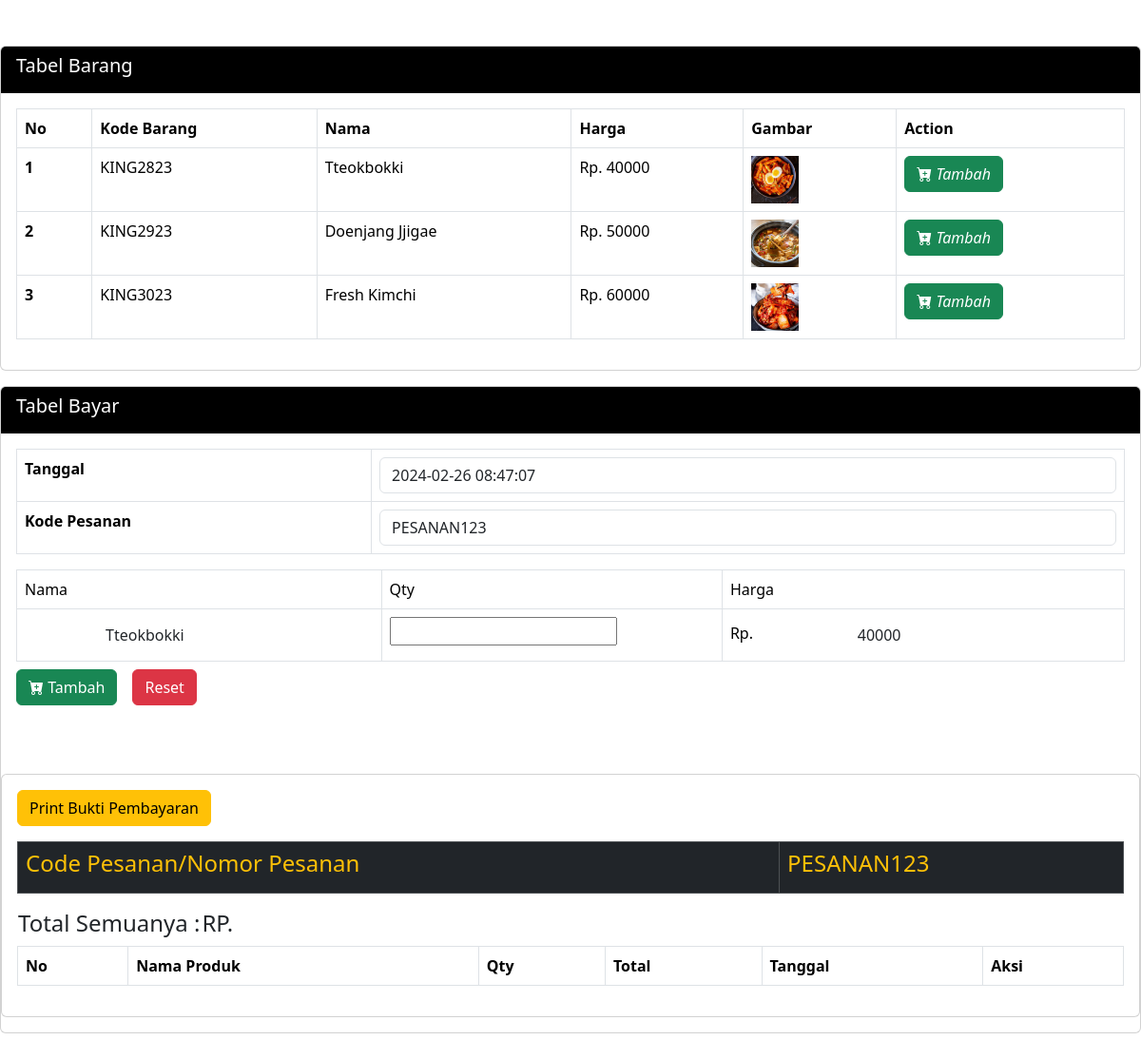
Screenshot of /app/keranjang.php?idb=KING2823 (signed in) with the database file from the repository.
### tables this page shows
CREATE TABLE `menu` (
  `id` int(11) NOT NULL,
  `kode_barang` varchar(100) NOT NULL,
  `nama_produk` varchar(50) NOT NULL,
  `harga` int(100) NOT NULL,
  `detail` text NOT NULL,
  `gambar` varchar(80) NOT NULL
);

CREATE TABLE `keranjang_detail` (
  `id` int(11) NOT NULL,
  `kode_pesanan` varchar(255) NOT NULL,
  `nama_produk` varchar(255) NOT NULL,
  `qty` int(100) NOT NULL,
  `total` int(255) NOT NULL,
  `tgl` varchar(100) NOT NULL
);

### app/keranjang.php (the view, shortened to what this page needs)
<?php
include "boot.php";
?>
<div class="">
	<div class="row mt-5">
		<div class="col-sm-12">
			<div class="card card-black mb-3">
				<div class="card-header bg-black text-white">
					<h5>Tabel Barang</h5>
				</div>
				<div class="card-body">
					<table class="table table-bordered">
						<thead>
							<th>No</th>
							<th>Kode Barang</th>
							<th>Nama</th>
							<th>Harga</th>
							<th>Gambar</th>
							<th>Action</th>
						</thead>
						<?php
							include "koneksi.php";
							$tampil = $konek->query("select*from menu");
							while ($s = mysqli_fetch_array($tampil)) {
								@$no++;
						?>
						<tbody>
							<tr>
								<th scope="row"><?= $no; ?></th>
								<td><?= $s['kode_barang'] ?></td>
								<td><?= $s['nama_produk'] ?></td>
								<td>Rp. <?= $s['harga'] ?></td>
								<td><img src="img/<?= $s['gambar']; ?>" alt="..." width="50"></td>
								<td>
									<button onclick="document.location='?idb=<?=$s['kode_barang']?>'" class="btn btn-success" type="submit">
										<i class="bi bi-cart-plus-fill"> Tambah</i>
									</button>
								</td>
							</tr>
						</tbody>
						<?php
							}
						?>
					</table>
				</div>
			</div>
		</div>
		<div class="col-sm-12 mb-5">
			<div class="card card-black">
				<div class="card-header bg-black text-white">
					<h5> Tabel Bayar</h5>
				</div>
				<?php
					include "koneksi.php";
					if (!isset($_SESSION['order_code'])) {
						$kode=$konek->query("select * from keranjang_detail order by id desc");
						$kod=$kode->fetch_array();
						$new_order_code = "PESANAN" . ($kod['id'] + 1);
					}
					else {
						$new_order_code = $_SESSION['order_code'];
					}
					if(isset($_GET['idb'])) {
						@$kodeb=$konek->query("select*from menu where kode_barang like '$_GET[idb]'");
						$kodb=$kodeb->fetch_array();
					}
				?>
				<form action="" method="post">
					<div class="card-body">
						<div class="table-responsive">
							<table class="table table-bordered">
								<tr>
									<td><b>Tanggal</b></td>
									<td>
										<input type="text" readonly="readonly" class="form-control" value="<?php echo date("Y-m-d H:i:s"); ?>" name="tgl">
									</td>
								</tr>
								<tr>
									<td><b>Kode Pesanan</b></td>
									<td>
										<input type="text" name="kode_pesanan" id="" readonly class="form-control"  value="<?php echo $new_order_code; ?>">
									</td>
								</tr>
							</table>
							<table class="table table-bordered w-100 mb-2" id="example1">
								<thead>
									<tr>
										<td> Nama</td>
										<td> Qty</td>
										<td> Harga</td>
									</tr>
								</thead>
								<tbody>
									<tr>
										<td> <input type="text" class="btn" name="nama_produk" value="<?=@$kodb['nama_produk']?>"></td>
										<td>
											<input type="number" name="qty" required>
										</td>
										<td>Rp. <input type="text" class="btn" name="harga_produk" value="<?=@$kodb['harga']?>"></td>
									</tr>
								</tbody>
							</table>
							<div class="row g-3 align-items-center mb-2">
								<div class="col-auto">
									<button class="btn btn-success" type="submit"><i class="bi bi-cart-plus-fill"></i> Tambah</button>
								</div>
								<div class="col-auto">
									<button class="btn btn-danger" type="reset" onclick="document.location.href='keranjang.php?reset'">Reset</button>
								</div>
							</div>
						</div>
					</div>
				</form>
				<div>
					<div class="row mt-5">
						<div class="col-sm-12">
							<div class="card card-black mb-3">
								<div class="card-body">
									<div class="row g-3 align-items-center mb-3">
										<div class="col-auto">
											<a href="bukti.php">
												<button class="btn btn-warning">
													Print Bukti Pembayaran
												</button>
											</a>
										</div>
									</div>
										<table class="table table-bordered table-dark text-warning">
											<th class="text-warning"><h4>Code Pesanan/Nomor Pesanan</h4></th>
											<th class="text-warning"><h4><?= $new_order_code ?></h4></th>
										</table>
										<table>
											<th><h4>Total Semuanya : </h4></th>
											<td colspan="2"> <h4> RP.
												<?php
												$total =  mysqli_query($konek, "SELECT SUM(total) AS value_sum FROM keranjang_detail  WHERE kode_pesanan = '$new_order_code'");
												$row = mysqli_fetch_assoc($total);
												$sum = $row['value_sum'];
												?>
                								<?php echo $sum ?></h4>
											</td>
										</table>
										<table class="table table-bordered">
											<thead>
												<th scope="col">No</tH>
												<th>Nama Produk</th>
												<th>Qty</th>
												<th>Total</th>
												<th>Tanggal</th>
												<th>Aksi</th>
											</thead>
											<?php
												include "boot.php";
											?>
										</table>
								</div>
							</div>
						</div>
					</div>
				</div>
			</div>
		</div>
	</div>
</div>

### rows the page displays
menu: kode_barang "KING2823", nama_produk "Tteokbokki", harga "40000", gambar (picture), harga_produk "40000"
menu: kode_barang "KING2923", nama_produk "Doenjang Jjigae", harga "50000", gambar (picture)
menu: kode_barang "KING3023", nama_produk "Fresh Kimchi", harga "60000", gambar (picture)
keranjang_detail: kode_pesanan "PESANAN123", id "PESANAN123"
